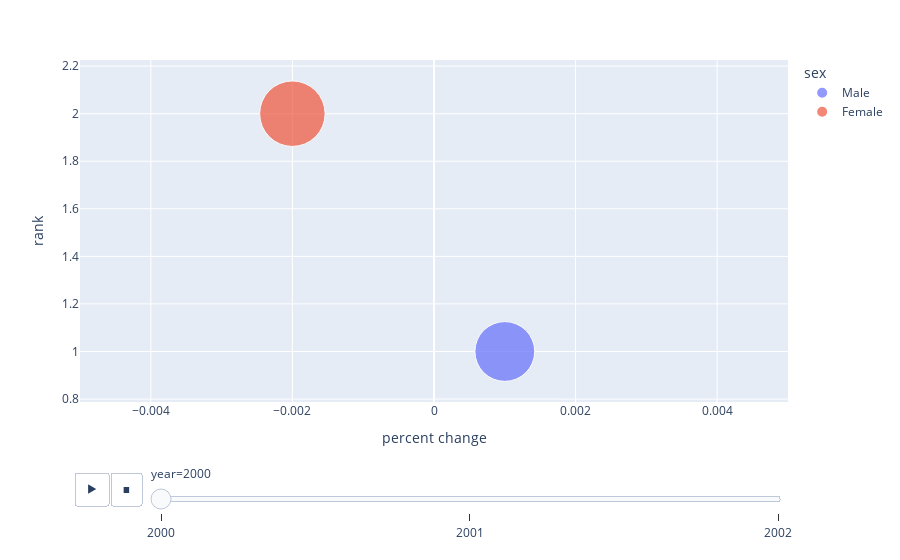

Notebook code cell kept with this figure:
### Markdown cell above
# Question 8

### Code cell
import pandas as pd
import plotly.express as px

# Create a sample DataFrame with the required columns
data = {
    'year': [2000, 2000, 2001, 2001, 2002, 2002],
    'name': ['Country A', 'Country B', 'Country A', 'Country B', 'Country A', 'Country B'],
    'percent change': [0.001, -0.002, 0.003, -0.001, 0.002, -0.003],
    'rank': [1, 2, 1, 2, 1, 2],
    'percent': [50, 60, 55, 65, 60, 70],
    'sex': ['Male', 'Female', 'Male', 'Female', 'Male', 'Female']
}

df = pd.DataFrame(data)

# Create the animated scatter plot
fig = px.scatter(df, x="percent change", y="rank", animation_frame="year", animation_group="name",
                 size="percent", color="sex", hover_name="name",
                 size_max=50, range_x=[-0.005, 0.005])

fig.show()

### Figure 1 — Plotly figure (JSON) as saved in the notebook; plotly's stock layout.template omitted (floating-point values rounded to 4 significant figures)
{"data": [{"hovertemplate": "<b>%{hovertext}</b><br><br>sex=Male<br>year=2000<br>percent change=%{x}<br>rank=%{y}<br>percent=%{marker.size}<extra></extra>", "hovertext": ["Country A"], "ids": ["Country A"], "legendgroup": "Male", "marker": {"color": "#636efa", "size": [50], "sizemode": "area", "sizeref": 0.028, "symbol": "circle"}, "mode": "markers", "name": "Male", "orientation": "v", "showlegend": true, "type": "scatter", "x": [0.001], "xaxis": "x", "y": [1], "yaxis": "y"}, {"hovertemplate": "<b>%{hovertext}</b><br><br>sex=Female<br>year=2000<br>percent change=%{x}<br>rank=%{y}<br>percent=%{marker.size}<extra></extra>", "hovertext": ["Country B"], "ids": ["Country B"], "legendgroup": "Female", "marker": {"color": "#EF553B", "size": [60], "sizemode": "area", "sizeref": 0.028, "symbol": "circle"}, "mode": "markers", "name": "Female", "orientation": "v", "showlegend": true, "type": "scatter", "x": [-0.002], "xaxis": "x", "y": [2], "yaxis": "y"}], "layout": {"legend": {"itemsizing": "constant", "title": {"text": "sex"}, "tracegroupgap": 0}, "margin": {"t": 60}, "sliders": [{"active": 0, "currentvalue": {"prefix": "year="}, "len": 0.9, "pad": {"b": 10, "t": 60}, "steps": [{"args": [["2000"], {"frame": {"duration": 0, "redraw": false}, "fromcurrent": true, "mode": "immediate", "transition": {"duration": 0, "easing": "linear"}}], "label": "2000", "method": "animate"}, {"args": [["2001"], {"frame": {"duration": 0, "redraw": false}, "fromcurrent": true, "mode": "immediate", "transition": {"duration": 0, "easing": "linear"}}], "label": "2001", "method": "animate"}, {"args": [["2002"], {"frame": {"duration": 0, "redraw": false}, "fromcurrent": true, "mode": "immediate", "transition": {"duration": 0, "easing": "linear"}}], "label": "2002", "method": "animate"}], "x": 0.1, "xanchor": "left", "y": 0, "yanchor": "top"}], "updatemenus": [{"buttons": [{"args": [null, {"frame": {"duration": 500, "redraw": false}, "fromcurrent": true, "mode": "immediate", "transition": {"duration": 500, "easing": "linear"}}], "label": "&#9654;", "method": "animate"}, {"args": [[null], {"frame": {"duration": 0, "redraw": false}, "fromcurrent": true, "mode": "immediate", "transition": {"duration": 0, "easing": "linear"}}], "label": "&#9724;", "method": "animate"}], "direction": "left", "pad": {"r": 10, "t": 70}, "showactive": false, "type": "buttons", "x": 0.1, "xanchor": "right", "y": 0, "yanchor": "top"}], "xaxis": {"anchor": "y", "domain": [0, 1], "range": [-0.005, 0.005], "title": {"text": "percent change"}}, "yaxis": {"anchor": "x", "domain": [0, 1], "title": {"text": "rank"}}}}
